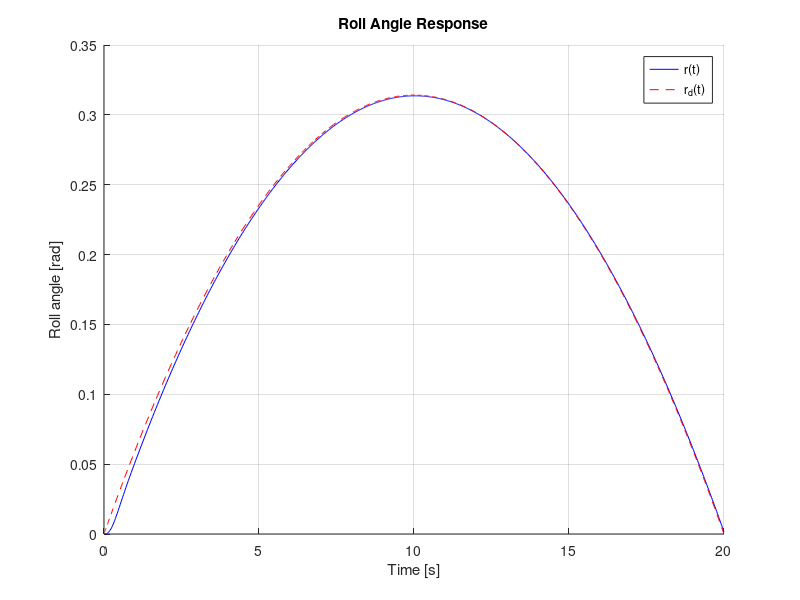

Source code (MATLAB): (Note: a time limit stopped this script after it produced the figure.)
clc, clearvars, close all;

addpath('utils\');
outputDir = fullfile('..', 'plot');

% Check if the output directory exists, if not, create it
if ~exist(outputDir, 'dir')
    mkdir(outputDir);
end

a1 = 1.315;
a2 = 0.725;
a3 = 0.225;
b  = 1.175;

%% Feedback controller design

phi_0 = 0.4;
phi_inf = 0.05;
lambda = 0.4;
rho = 0.5;
k1 = 1.2;
k2 = 2.0;

T_0 = 20;

T = @(z) log((1 + z) / (1 - z));
phi = @(t) (phi_0 - phi_inf) * exp(-lambda * t) + phi_inf;
rd = @(t)(-pi / 1000) * t.^2 + (pi / 50) * t;  % desired trajectory
z1 = @(t, x) (x(1) - rd(t)) / phi(t);
alpha = @(t, x) -k1 * T(z1(t, x));
z2 = @(t, x) (x(2) - alpha(t, x)) / rho;
u = @(t, x) -k2 * T(z2(t, x));

x_0 = [0; 0];
odefun = @(t, x) [x(2); -a1 * x(2) - a2 * sin(x(1)) + a3 * x(2)^2 * sin(2 * x(1)) + b * u(t, x)];
[t, x] = ode45(odefun, [0, T_0], x_0);
r = x(:,1);
r_dot = x(:,2);

% Plot
figure;
grid on; hold on;
plot(t, r, 'b');
plot(t, rd(t), '--r');
xlabel('Time [s]'); ylabel('Roll angle [rad]');
legend('r(t)', 'r_d(t)');
title('Roll Angle Response');
filePath = fullfile(outputDir, 'task2_roll_angle_response.pdf');
exportgraphics(gcf, filePath, 'ContentType', 'vector');

figure;
grid on; hold on;
plot(t, abs(r - rd(t)), 'b');
plot(t, phi(t), '--r');
xlabel('t');
legend({'$|r(t) - r_d(t)|$', '$\phi(t)$'}, 'Interpreter', 'latex');
title('Position Tracking Accuracy');
filePath = fullfile(outputDir, 'task2_position_tracking_accuracy.pdf');
exportgraphics(gcf, filePath, 'ContentType', 'vector');

N = length(t);
alpha_values = NaN(N, 1);
for i = 1:N
    alpha_values(i) = alpha(t(i), x(i,:)');
end

figure;
grid on; hold on;
plot(t, abs(r_dot - alpha_values), 'b');
plot(t, rho * ones(size(t)), '--r');
xlabel('t');
legend({'$|\dot{r}(t) - \alpha(t)|$', '$\rho$'}, 'Interpreter', 'latex');
title('Velocity Tracking Accuracy');
filePath = fullfile(outputDir, 'task2_velocity_tracking_accuracy.pdf');
exportgraphics(gcf, filePath, 'ContentType', 'vector');

M = 5;
phi_inf_values = linspace(0.1 * phi_0, 0.9 * phi_0, M);
r_error = NaN(N, M);
labels = cell(1, M);
for i = 1:M

    phi_inf = phi_inf_values(i);
    labels{i} = ['$\phi_{\infty} = $' num2str(phi_inf)];

    T = @(z) log((1 + z) / (1 - z));
    phi = @(t) (phi_0 - phi_inf) * exp(-lambda * t) + phi_inf;
    rd = @(t)(-pi / 1000) * t.^2 + (pi / 50) * t;  % desired trajectory
    z1 = @(t, x) (x(1) - rd(t)) / phi(t);
    alpha = @(t, x) -k1 * T(z1(t, x));
    z2 = @(t, x) (x(2) - alpha(t, x)) / rho;
    u = @(t, x) -k2 * T(z2(t, x));
    odefun = @(t, x) [x(2); -a1 * x(2) - a2 * sin(x(1)) + a3 * x(2)^2 * sin(2 * x(1)) + b * u(t, x)];

    [~, x] = ode45(odefun, t, x_0);
    r_error(:,i) = abs(x(:,1) - rd(t));
end

figure;
hold on; grid on;
plot(t, r_error);
xlabel('t');
ylabel('$|r(t) - r_d(t)|$', 'Interpreter', 'latex');
legend(labels, 'Interpreter', 'latex');
title('Position Tracking Accuracy vs $\phi_{\infty}$', 'Interpreter', 'latex');
filePath = fullfile(outputDir, 'task2_position_tracking_accuracy_vs_phi_infty.pdf');
exportgraphics(gcf, filePath, 'ContentType', 'vector');
